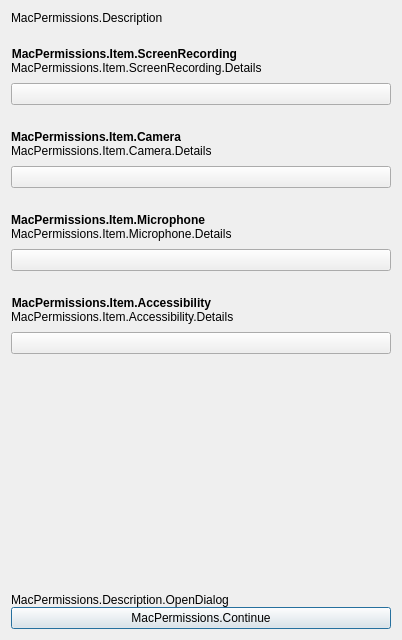
<ui version="4.0">
 <class>OBSPermissions</class>
 <widget class="QDialog" name="OBSPermissions">
  <property name="geometry">
   <rect>
    <x>0</x>
    <y>0</y>
    <width>380</width>
    <height>640</height>
   </rect>
  </property>
  <property name="sizePolicy">
   <sizepolicy hsizetype="Minimum" vsizetype="Minimum">
    <horstretch>0</horstretch>
    <verstretch>0</verstretch>
   </sizepolicy>
  </property>
  <property name="minimumSize">
   <size>
    <width>0</width>
    <height>0</height>
   </size>
  </property>
  <property name="windowTitle">
   <string>MacPermissions.Title</string>
  </property>
  <property name="windowIcon">
   <iconset resource="obs.qrc">
    <normaloff>:/res/images/obs.png</normaloff>:/res/images/obs.png</iconset>
  </property>
  <property name="styleSheet">
   <string notr="true" />
  </property>
  <layout class="QGridLayout" name="gridLayout_2">
   <item row="0" column="0">
    <layout class="QVBoxLayout" name="verticalLayout">
     <property name="spacing">
      <number>0</number>
     </property>
     <property name="sizeConstraint">
      <enum>QLayout::SetNoConstraint</enum>
     </property>
     <property name="leftMargin">
      <number>0</number>
     </property>
     <property name="topMargin">
      <number>0</number>
     </property>
     <property name="rightMargin">
      <number>0</number>
     </property>
     <property name="bottomMargin">
      <number>0</number>
     </property>
     <item>
      <layout class="QVBoxLayout" name="verticalLayout_7">
       <item>
        <widget class="QLabel" name="descriptionLabel">
         <property name="text">
          <string>MacPermissions.Description</string>
         </property>
         <property name="wordWrap">
          <bool>true</bool>
         </property>
        </widget>
       </item>
       <item>
        <layout class="QGridLayout" name="gridLayout">
         <item row="1" column="0">
          <spacer name="verticalSpacer">
           <property name="orientation">
            <enum>Qt::Vertical</enum>
           </property>
           <property name="sizeHint" stdset="0">
            <size>
             <width>20</width>
             <height>40</height>
            </size>
           </property>
          </spacer>
         </item>
         <item row="3" column="0">
          <widget class="QPushButton" name="continueButton">
           <property name="text">
            <string>MacPermissions.Continue</string>
           </property>
           <!-- <property name="styleSheet">
            <string>background-color: #00a6e8;</string>
           </property> -->
          </widget>
         </item>
         <item row="2" column="0">
          <widget class="QLabel" name="openDialogLabel">
           <property name="text">
            <string>MacPermissions.Description.OpenDialog</string>
           </property>
           <property name="wordWrap">
            <bool>true</bool>
           </property>
           <property name="bottomMargin">
            <number>8</number>
           </property>
          </widget>
         </item>
         <item row="0" column="0">
          <layout class="QFormLayout" name="formLayout">
           <property name="fieldGrowthPolicy">
            <enum>QFormLayout::AllNonFixedFieldsGrow</enum>
           </property>
           <property name="rowWrapPolicy">
            <enum>QFormLayout::WrapAllRows</enum>
           </property>
           <property name="topMargin">
            <number>22</number>
           </property>
           <property name="bottomMargin">
            <number>0</number>
           </property>
           <item row="0" column="0">
            <widget class="QLabel" name="screenRecordingHeadingLabel">
             <property name="font">
              <font>
               <bold>true</bold>
              </font>
             </property>
             <property name="text">
              <string>MacPermissions.Item.ScreenRecording</string>
             </property>
             <property name="alignment">
              <set>Qt::AlignRight|Qt::AlignTrailing|Qt::AlignVCenter</set>
             </property>
            <property name="wordWrap"><bool>true</bool></property></widget>
           </item>
           <item row="0" column="1">
            <widget class="QLabel" name="screenRecordingDetailsLabel">
             <property name="text">
              <string>MacPermissions.Item.ScreenRecording.Details</string>
             </property>
            <property name="wordWrap"><bool>true</bool></property></widget>
           </item>
           <item row="1" column="1">
            <layout class="QHBoxLayout" name="horizontalLayout">
             <property name="topMargin">
              <number>8</number>
             </property>
             <property name="bottomMargin">
              <number>25</number>
             </property>
             <item>
              <widget class="QWidget" />
             </item>
             <item>
              <widget class="QPushButton" name="capturePermissionButton">
               <property name="sizePolicy">
                <sizepolicy hsizetype="Fixed" vsizetype="Fixed">
                 <horstretch>0</horstretch>
                 <verstretch>0</verstretch>
                </sizepolicy>
               </property>
               <property name="minimumSize">
                <size>
                 <width>380</width>
                 <height>0</height>
                </size>
               </property>
               <property name="maximumSize">
                <size>
                 <width>380</width>
                 <height>16777215</height>
                </size>
               </property>
               <property name="baseSize">
                <size>
                 <width>380</width>
                 <height>0</height>
                </size>
               </property>
              </widget>
             </item>
            </layout>
           </item>
           <item row="2" column="0">
            <widget class="QLabel" name="cameraHeadingLabel">
             <property name="font">
              <font>
               <bold>true</bold>
              </font>
             </property>
             <property name="text">
              <string>MacPermissions.Item.Camera</string>
             </property>
             <property name="alignment">
              <set>Qt::AlignRight|Qt::AlignTrailing|Qt::AlignVCenter</set>
             </property>
            <property name="wordWrap"><bool>true</bool></property></widget>
           </item>
           <item row="2" column="1">
            <widget class="QLabel" name="cameraDetailsLabel">
             <property name="text">
              <string>MacPermissions.Item.Camera.Details</string>
             </property>
             <property name="wordWrap">
              <bool>true</bool>
             </property>
            </widget>
           </item>
           <item row="3" column="1">
            <layout class="QHBoxLayout" name="horizontalLayout_2">
             <property name="topMargin">
              <number>8</number>
             </property>
             <property name="bottomMargin">
              <number>25</number>
             </property>
             <item>
              <widget class="QWidget" />
             </item>
             <item>
              <widget class="QPushButton" name="videoPermissionButton">
               <property name="sizePolicy">
                <sizepolicy hsizetype="Fixed" vsizetype="Fixed">
                 <horstretch>0</horstretch>
                 <verstretch>0</verstretch>
                </sizepolicy>
               </property>
               <property name="minimumSize">
                <size>
                 <width>380</width>
                 <height>0</height>
                </size>
               </property>
               <property name="maximumSize">
                <size>
                 <width>380</width>
                 <height>16777215</height>
                </size>
               </property>
               <property name="baseSize">
                <size>
                 <width>380</width>
                 <height>0</height>
                </size>
               </property>
              </widget>
             </item>
            </layout>
           </item>
           <item row="4" column="0">
            <widget class="QLabel" name="microphoneHeadingLabel">
             <property name="font">
              <font>
               <bold>true</bold>
              </font>
             </property>
             <property name="text">
              <string>MacPermissions.Item.Microphone</string>
             </property>
             <property name="alignment">
              <set>Qt::AlignRight|Qt::AlignTrailing|Qt::AlignVCenter</set>
             </property>
            <property name="wordWrap"><bool>true</bool></property></widget>
           </item>
           <item row="4" column="1">
            <widget class="QLabel" name="microphoneDetailsLabel">
             <property name="text">
              <string>MacPermissions.Item.Microphone.Details</string>
             </property>
            <property name="wordWrap"><bool>true</bool></property></widget>
           </item>
           <item row="5" column="1">
            <layout class="QHBoxLayout" name="horizontalLayout_4">
             <property name="topMargin">
              <number>8</number>
             </property>
             <property name="bottomMargin">
              <number>25</number>
             </property>
             <item>
              <widget class="QWidget" />
             </item>
             <item>
              <widget class="QPushButton" name="audioPermissionButton">
               <property name="sizePolicy">
                <sizepolicy hsizetype="Fixed" vsizetype="Fixed">
                 <horstretch>0</horstretch>
                 <verstretch>0</verstretch>
                </sizepolicy>
               </property>
               <property name="minimumSize">
                <size>
                 <width>380</width>
                 <height>0</height>
                </size>
               </property>
               <property name="maximumSize">
                <size>
                 <width>380</width>
                 <height>16777215</height>
                </size>
               </property>
               <property name="baseSize">
                <size>
                 <width>380</width>
                 <height>0</height>
                </size>
               </property>
              </widget>
             </item>
            </layout>
           </item>
           <item row="6" column="0">
            <widget class="QLabel" name="accessibilityHeadingLabel">
             <property name="font">
              <font>
               <bold>true</bold>
              </font>
             </property>
             <property name="text">
              <string>MacPermissions.Item.Accessibility</string>
             </property>
             <property name="alignment">
              <set>Qt::AlignRight|Qt::AlignTrailing|Qt::AlignVCenter</set>
             </property>
            <property name="wordWrap"><bool>true</bool></property></widget>
           </item>
           <item row="6" column="1">
            <widget class="QLabel" name="accessibilityDetailsLabel">
             <property name="text">
              <string>MacPermissions.Item.Accessibility.Details</string>
             </property>
            <property name="wordWrap"><bool>true</bool></property></widget>
           </item>
           <item row="7" column="1">
            <layout class="QHBoxLayout" name="horizontalLayout_5">
             <property name="sizeConstraint">
              <enum>QLayout::SetDefaultConstraint</enum>
             </property>
             <property name="topMargin">
              <number>8</number>
             </property>
             <property name="bottomMargin">
              <number>25</number>
             </property>
             <item>
              <widget class="QWidget" />
             </item>
             <item>
              <widget class="QPushButton" name="accessibilityPermissionButton">
               <property name="sizePolicy">
                <sizepolicy hsizetype="Fixed" vsizetype="Fixed">
                 <horstretch>0</horstretch>
                 <verstretch>0</verstretch>
                </sizepolicy>
               </property>
               <property name="minimumSize">
                <size>
                 <width>380</width>
                 <height>0</height>
                </size>
               </property>
               <property name="maximumSize">
                <size>
                 <width>380</width>
                 <height>16777215</height>
                </size>
               </property>
               <property name="baseSize">
                <size>
                 <width>380</width>
                 <height>0</height>
                </size>
               </property>
              </widget>
             </item>
            </layout>
           </item>
          </layout>
         </item>
        </layout>
       </item>
      </layout>
     </item>
    </layout>
   </item>
  </layout>
 </widget>
 <resources>
  <include location="obs.qrc" />
 </resources>
 <connections />
</ui>
